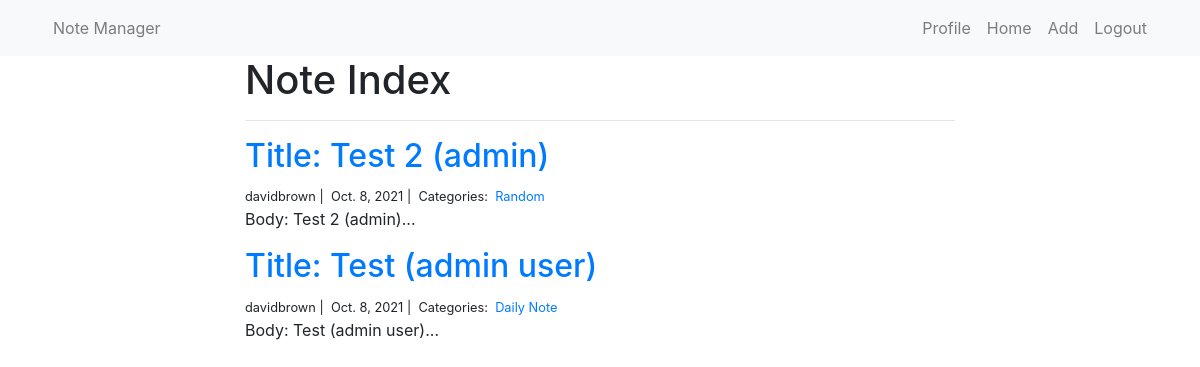
/note_manager/notes/ (signed in), run on an earlier commit of the app's database.
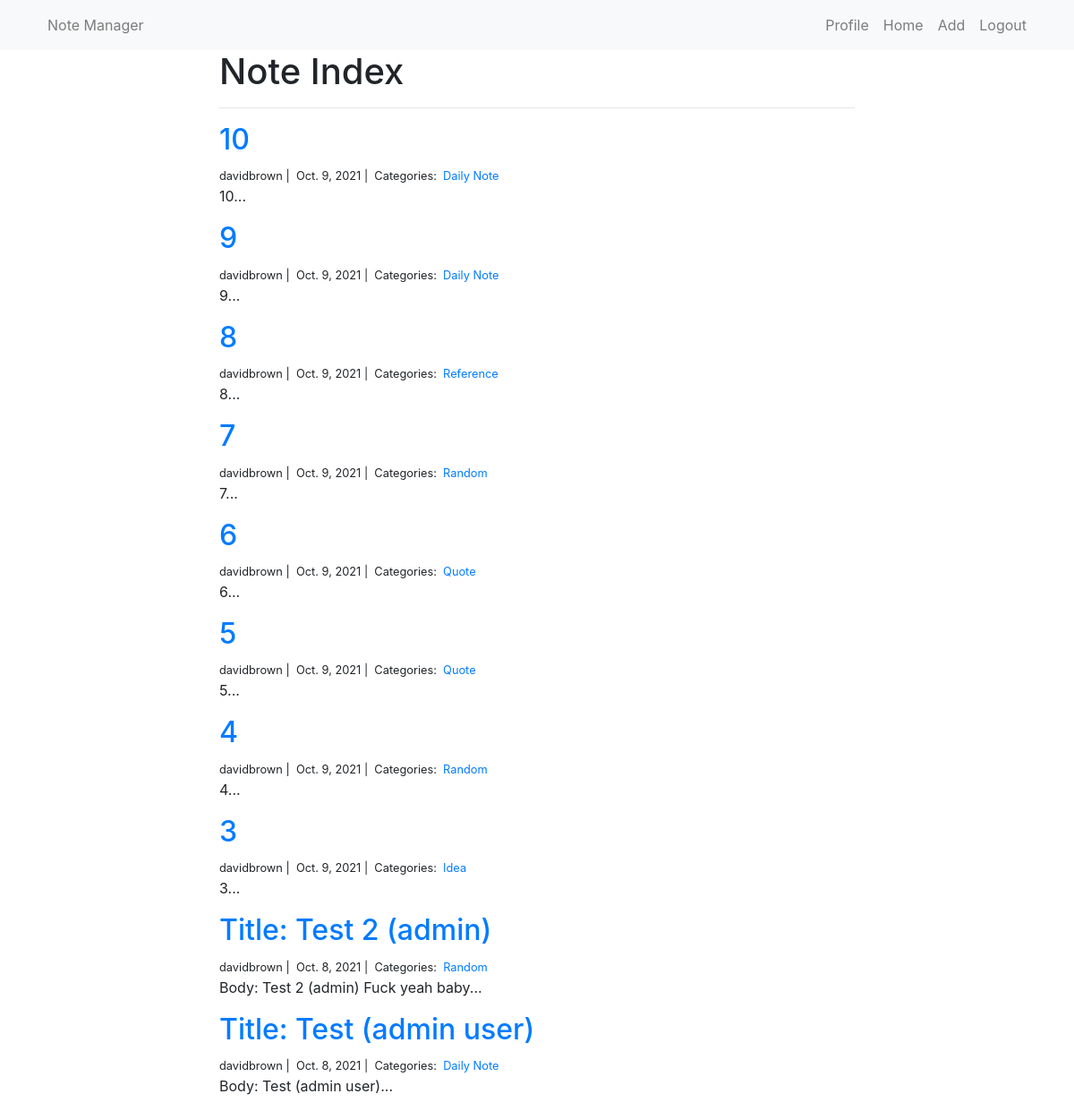
And on a later commit of the database.
### note_manager/models.py (models this page shows, shortened)
class Note(models.Model):
    title = models.CharField(max_length=255)
    body = models.TextField()
    created_on = models.DateTimeField(auto_now_add=True) # auto_now_add assigns curr data/time to this field whenever instance is created
    last_modified = models.DateTimeField(auto_now=True) # auto_now assigns curr date/time to field whenever instance is SAVED (edits)
    categories = models.ManyToManyField('Category', related_name='notes') # link categories/notes (many-to-many) using djangos ManytoManyField type
    author = models.ForeignKey(User, on_delete=models.CASCADE)

class Category(models.Model):
    name = models.CharField(max_length=20)

### note_manager/views.py (the view)
# urls.py: path("notes/", views.note_index, name="note_index"),
@login_required
def note_index(request):
    user = request.user # get logged in user from request
    notes = Note.objects.filter(author=user).order_by('-created_on')
    context = {
        "notes": notes,
    }
    paginate_by = 4
    return render(request, "note_index.html", context)

### note_manager/templates/note_index.html (shortened to what this page needs)
{% extends "base.html" %}
{% block page_content %}
<div class="col-md-8 offset-md-2">
    <h1>Note Index</h1>
    <hr>
    {% for note in notes %}
    <h2><a href="{% url 'note_detail' note.pk%}">{{ note.title }}</a></h2>
    <small>
        {{ note.author }} |&nbsp;
        {{ note.created_on.date }} |&nbsp;
        Categories:&nbsp;
        {% for category in note.categories.all %}
        <a href="{% url 'note_category' category.name %}">
            {{ category.name }}
        </a>&nbsp;
        {% endfor %}
    </small>
    <p>{{ note.body | slice:":400" }}...</p>
    {% endfor %}
</div>
{% endblock %}

What changed in the data, as far as the page shows it:
added Note: title "10", author "davidbrown", created_on "Oct. 9, 2021", body "10", Category (name "Daily Note")
added Note: title "9", author "davidbrown", created_on "Oct. 9, 2021", body "9", Category (name "Daily Note")
added Note: title "8", author "davidbrown", created_on "Oct. 9, 2021", body "8"
now on this page (row unchanged): Category: name "Reference", shown under "8"
added Note: title "7", author "davidbrown", created_on "Oct. 9, 2021", body "7", Category (name "Random")
added Note: title "6", author "davidbrown", created_on "Oct. 9, 2021", body "6"
now on this page (row unchanged): Category: name "Quote"
added Note: title "5", author "davidbrown", created_on "Oct. 9, 2021", body "5"
added Note: title "4", author "davidbrown", created_on "Oct. 9, 2021", body "4", Category (name "Random")
added Note: title "3", author "davidbrown", created_on "Oct. 9, 2021", body "3"
now on this page (row unchanged): Category: name "Idea", shown under "3"
changed Note "Title: Test 2 (admin)": body "Body: Test 2 (admin)" → "Body: Test 2 (admin) Fuck yeah baby"
